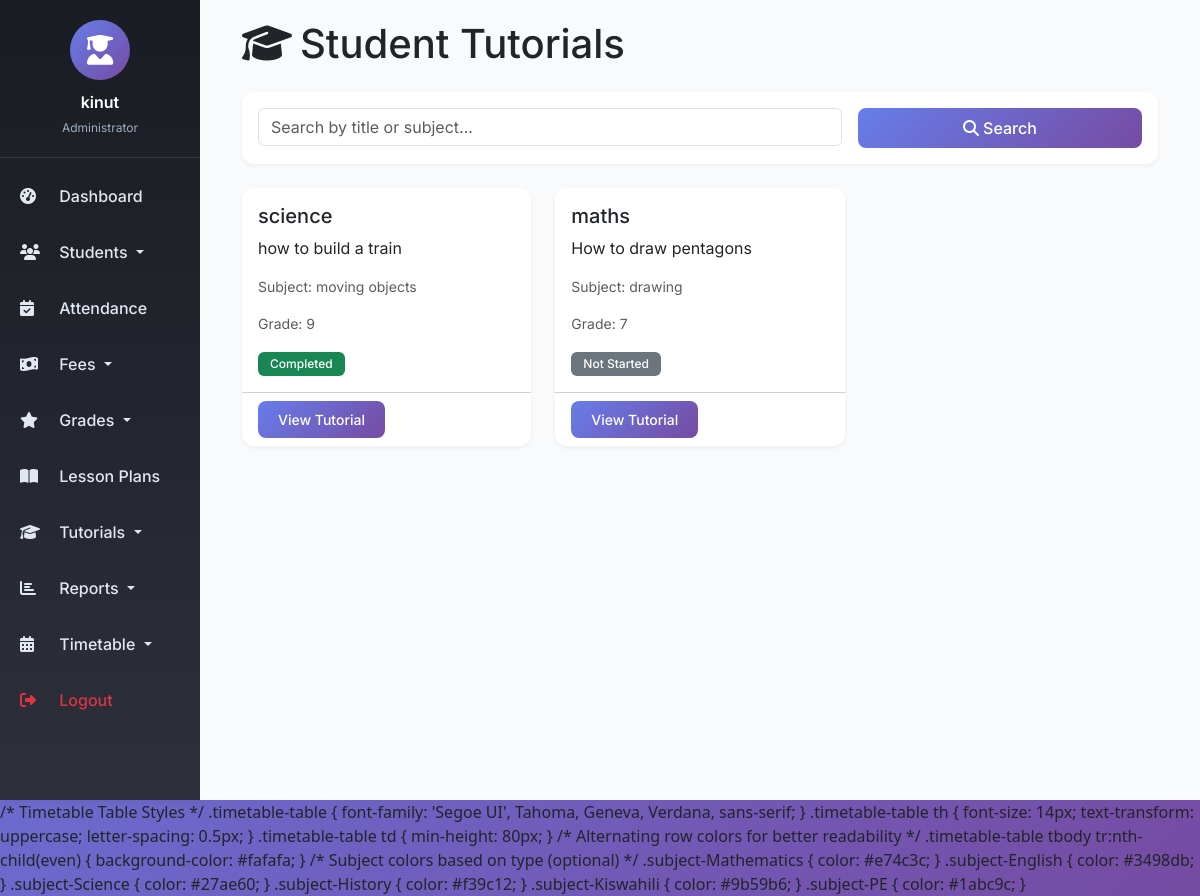
Screenshot of /tutorials/ (signed in) with the database file from the repository.
### management/models.py (models this page shows, shortened)
class Tutorial(models.Model):
    title = models.CharField(max_length=200)
    description = models.TextField(blank=True)
    subject = models.CharField(max_length=100)
    grade_level = models.CharField(max_length=20, blank=True)
    content = models.TextField(help_text="HTML or Markdown content")
    video_url = models.URLField(blank=True, help_text="YouTube or Vimeo link")
    attachment = models.FileField(upload_to='tutorials/', blank=True, null=True)
    created_by = models.ForeignKey(User, on_delete=models.SET_NULL, null=True, related_name='tutorials_created')
    created_at = models.DateTimeField(auto_now_add=True)
    updated_at = models.DateTimeField(auto_now=True)
    is_published = models.BooleanField(default=False)
    class Meta:
        ordering = ['-created_at']

### management/views.py (the view)
# urls.py: path('tutorials/', views.student_tutorial_list, name='tutorial_list'),
@login_required
def student_tutorial_list(request):
    try:
        student = Student.objects.get(user=request.user)
    except Student.DoesNotExist:
        student = None
    tutorials = Tutorial.objects.filter(is_published=True)
    if student:
        progress = StudentTutorialProgress.objects.filter(student=student)
        progress_dict = {p.tutorial_id: p.completed for p in progress}
        for tutorial in tutorials:
            tutorial.completed = progress_dict.get(tutorial.id, False)
    else:
        for tutorial in tutorials:
            tutorial.completed = False
    context = {
        'tutorials': tutorials,
        'student': student,
    }
    return render(request, 'management/tutorial_list.html', context)

### management/templates/management/tutorial_list.html (shortened to what this page needs)
{% extends 'base.html' %}
{% load static %}
{% block content %}
<div class="container-fluid">
    <h1 class="mb-4"><i class="fas fa-graduation-cap me-2"></i>Student Tutorials</h1>
    <div class="card mb-4">
        <div class="card-body">
            <form method="get" class="row g-3">
                <div class="col-md-8">
                    <input type="text" name="search" class="form-control"
                           placeholder="Search by title or subject..."
                           value="{{ request.GET.search }}">
                </div>
                <div class="col-md-4">
                    <button type="submit" class="btn btn-primary w-100">
                        <i class="fas fa-search me-1"></i>Search
                    </button>
                </div>
            </form>
        </div>
    </div>
    <div class="row">
        {% for tutorial in tutorials %}
        <div class="col-md-4 mb-4">
            <div class="card h-100 {% if tutorial.completed %}border-success{% endif %}">
                <div class="card-body">
                    <h5 class="card-title">{{ tutorial.title }}</h5>
                    <p class="card-text">{{ tutorial.description|truncatechars:100 }}</p>
                    <p class="text-muted small">Subject: {{ tutorial.subject }}</p>
                    <p class="text-muted small">Grade: {{ tutorial.grade_level|default:"All Grades" }}</p>
                    {% if tutorial.completed %}
                        <span class="badge bg-success">Completed</span>
                    {% else %}
                        <span class="badge bg-secondary">Not Started</span>
                    {% endif %}
                </div>
                <div class="card-footer bg-transparent">
                    <a href="{% url 'tutorial_detail' tutorial.pk %}" class="btn btn-sm btn-primary">View Tutorial</a>
                </div>
            </div>
        </div>
        {% endfor %}
    </div>
</div>
{% endblock %}

### templates/base.html (shortened to what this page needs)
<!DOCTYPE html>
<html lang="en">
<head>
    <link href="https://cdn.jsdelivr.net/npm/bootstrap@5.3.0/dist/css/bootstrap.min.css" rel="stylesheet" />
    <link rel="stylesheet" href="https://cdnjs.cloudflare.com/ajax/libs/font-awesome/6.4.0/css/all.min.css" />
</head>
<body>
    <div class="container-fluid p-0">
        <div class="row g-0">
            <div class="col-md-2 sidebar d-none d-md-block">
                <div class="user-info">
                    <div class="user-avatar">
                        <i class="fas fa-user-graduate"></i>
                    </div>
                    <div class="user-name">{{ user.get_full_name|default:user.username }}</div>
                    <div class="user-role">
                        {% if user.is_superuser %}
                            Administrator
                        {% elif user.groups.all %}
                            {{ user.groups.first.name }}
                        {% else %}
                            Staff
                        {% endif %}
                    </div>
                </div>
                <nav class="nav flex-column">
                    <a class="nav-link" href="{% url 'dashboard' %}">
                        <i class="fas fa-tachometer-alt"></i> Dashboard
                    </a>
                    <li class="nav-item dropdown">
                        <a class="nav-link dropdown-toggle" href="#" role="button" data-bs-toggle="dropdown">
                            <i class="fas fa-users"></i> Students
                        </a>
                    </li>
                    <a class="nav-link" href="{% url 'attendance_list' %}">
                        <i class="fas fa-calendar-check"></i> Attendance
                    </a>
                    <li class="nav-item dropdown">
                        <a class="nav-link dropdown-toggle" href="#" role="button" data-bs-toggle="dropdown">
                            <i class="fas fa-money-bill-wave"></i> Fees
                        </a>
                    </li>
                    <li class="nav-item dropdown">
                        <a class="nav-link dropdown-toggle" href="#" role="button" data-bs-toggle="dropdown">
                            <i class="fas fa-star"></i> Grades
                        </a>
                    </li>
                    <a class="nav-link" href="{% url 'lesson_plan_list' %}">
                        <i class="fas fa-book-open"></i> Lesson Plans
                    </a>
                    <li class="nav-item dropdown">
                        <a class="nav-link dropdown-toggle" href="#" role="button" data-bs-toggle="dropdown">
                            <i class="fas fa-graduation-cap"></i> Tutorials
                        </a>
                    </li>
                    <li class="nav-item dropdown">
                        <a class="nav-link dropdown-toggle" href="#" role="button" data-bs-toggle="dropdown">
                            <i class="fas fa-chart-bar"></i> Reports
                        </a>
                    </li>
                    <li class="nav-item dropdown">
    <a class="nav-link dropdown-toggle" href="#" role="button" data-bs-toggle="dropdown">
        <i class="fas fa-calendar-alt"></i> Timetable
    </a>
</li>
                    <a class="nav-link text-danger" href="{% url 'logout' %}">
                        <i class="fas fa-sign-out-alt"></i> Logout
                    </a>
                </nav>
            </div>
            <div class="col-md-10 main-content">
                {% block content %}
                {% endblock %}
            </div>
        </div>
    </div>
    /* Timetable Table Styles */
.timetable-table {
    font-family: 'Segoe UI', Tahoma, Geneva, Verdana, sans-serif;
}
.timetable-table th {
    font-size: 14px;
    text-transform: uppercase;
    letter-spacing: 0.5px;
}
.timetable-table td {
    min-height: 80px;
}
/* Alternating row colors for better readability */
.timetable-table tbody tr:nth-child(even) {
    background-color: #fafafa;
}
/* Subject colors based on type (optional) */
.subject-Mathematics { color: #e74c3c; }
.subject-English { color: #3498db; }
.subject-Science { color: #27ae60; }
.subject-History { color: #f39c12; }
.subject-Kiswahili { color: #9b59b6; }
.subject-PE { color: #1abc9c; }
</body>
</html>

### templates/base.html (style rules this page uses)
* { font-family: 'Inter', sans-serif; }
body { background: linear-gradient(135deg, #667eea 0%, #764ba2 100%); min-height: 100vh; }
.sidebar { min-height: 100vh; background: linear-gradient(180deg, #1a1c23 0%, #2d2f3a 100%); box-shadow: 2px 0 10px rgba(0,0,0,0.1); transition: all 0.3s ease; }
.sidebar .nav-link { color: #e2e8f0; padding: 12px 20px; transition: all 0.3s ease; font-weight: 500; margin: 4px 0; }
.sidebar .nav-link i { width: 25px; margin-right: 10px; }
.main-content { background: #f8fafc; min-height: 100vh; padding: 20px 30px; }
.card { border: none; border-radius: 12px; box-shadow: 0 2px 4px rgba(0,0,0,0.05); transition: transform 0.2s ease, box-shadow 0.2s ease; }
.btn { border-radius: 8px; padding: 8px 20px; font-weight: 500; transition: all 0.2s ease; }
.btn-primary { background: linear-gradient(135deg, #667eea 0%, #764ba2 100%); border: none; }
.badge { padding: 6px 12px; border-radius: 6px; font-weight: 500; }
.user-info { padding: 20px; text-align: center; border-bottom: 1px solid rgba(255,255,255,0.1); margin-bottom: 10px; }
.user-avatar { width: 60px; height: 60px; background: linear-gradient(135deg, #667eea 0%, #764ba2 100%); border-radius: 50%; display: flex; align-items: center; justify-content: center; margin: 0 auto 10px; }
.user-avatar i { font-size: 30px; color: white; }
.user-name { color: white; font-weight: 600; margin-bottom: 5px; }
.user-role { color: #a0aec0; font-size: 12px; }

### rows the page displays
Tutorial: title "science", description "how to build a train", subject "moving objects", grade_level "9", shows "Completed"
Tutorial: title "maths", description "How to draw pentagons", subject "drawing", grade_level "7", shows "Not Started"

### other values shown
{{ user.get_full_name|default:user.username }} "kinut"
